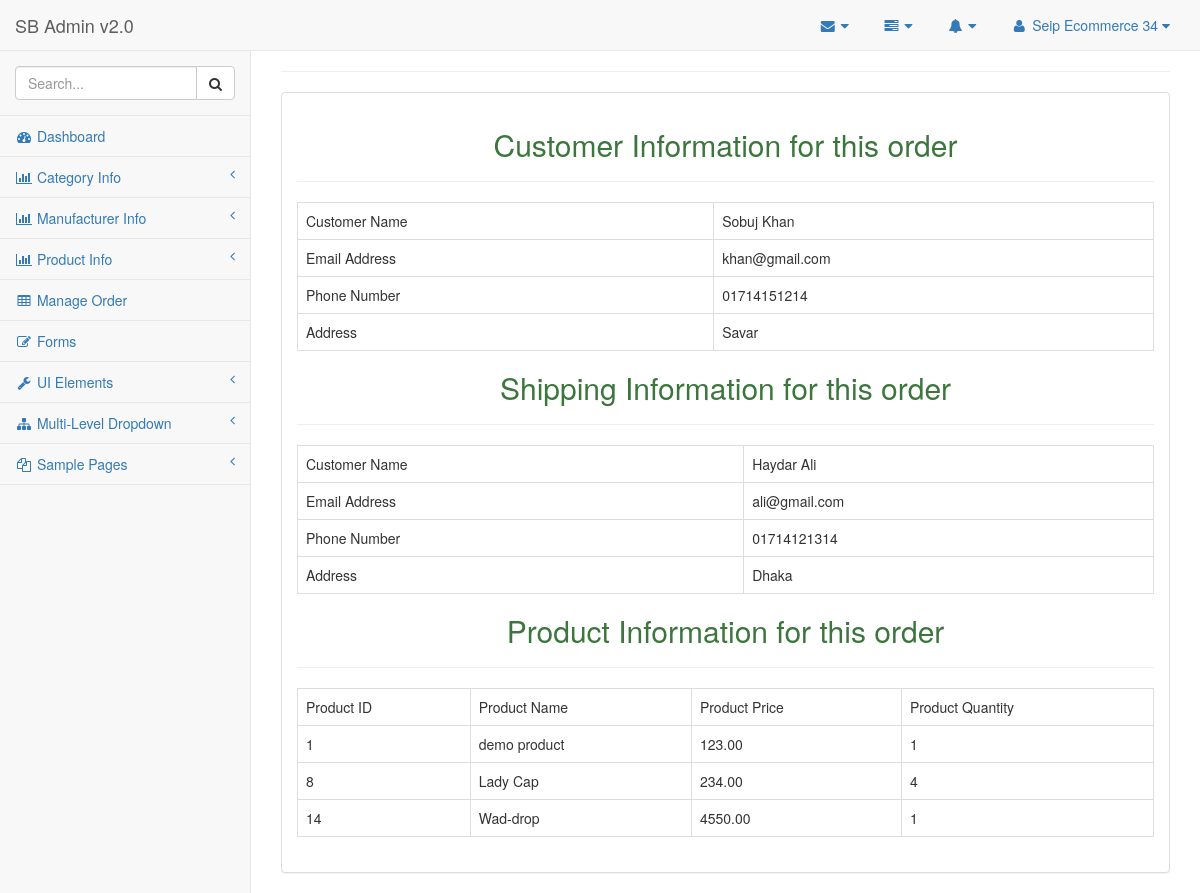
/admin/view_order.php?id=2 (signed in), run on the app's committed database.
### tables this page shows
CREATE TABLE `tbl_customer` (
  `customer_id` int(11) NOT NULL,
  `first_name` varchar(100) NOT NULL,
  `last_name` varchar(100) NOT NULL,
  `email_address` varchar(100) NOT NULL,
  `password` varchar(100) NOT NULL,
  `phone_number` varchar(30) NOT NULL,
  `address` text NOT NULL
);

CREATE TABLE `tbl_shipping` (
  `shipping_id` int(11) NOT NULL,
  `full_name` varchar(100) NOT NULL,
  `email_address` varchar(100) NOT NULL,
  `phone_number` varchar(30) NOT NULL,
  `address` text NOT NULL
);

CREATE TABLE `tbl_order_details` (
  `order_details_id` int(11) NOT NULL,
  `order_id` int(11) NOT NULL,
  `product_id` int(11) NOT NULL,
  `product_name` varchar(100) NOT NULL,
  `product_price` float(10,2) NOT NULL,
  `product_quantity` int(5) NOT NULL
);

### admin/view_order.php (called while the page is built, shortened)
<?php
include './admin_master.php';

### classes/db_connect.php (called while the page is built, shortened)
<?php
class Db_Connect {
    public function database_connection() {
        $host_name = 'localhost';
        $user_name = 'root';
        $password = '';
        $db_name = 'db_seip_ecommerce34';
        $db_con = mysqli_connect($host_name, $user_name, $password, $db_name);
        return $db_con;
    }
}

### classes/order.php (called while the page is built, shortened)
<?php
require_once 'db_connect.php';
class Order extends Db_Connect {
    protected $link;
    public function __construct() {
        $this->link = $this->database_connection();
    }
    public function select_customer_info_by_order_id($order_id) {
        $sql="SELECT c.* FROM tbl_order as o, tbl_customer as c WHERE o.customer_id = c.customer_id AND o.order_id = '$order_id' ";
        if(mysqli_query($this->link, $sql)) {
            $query_result = mysqli_query($this->link, $sql);
            return $query_result;
        } else {
            die('Query problem'.mysqli_error($this->link) );
        }
    }
    public function select_shipping_info_by_order_id($order_id) {
        $sql="SELECT s.* FROM tbl_order as o, tbl_shipping as s WHERE o.shipping_id = s.shipping_id AND o.order_id = '$order_id' ";
        if(mysqli_query($this->link, $sql)) {
            $query_result = mysqli_query($this->link, $sql);
            return $query_result;
        } else {
            die('Query problem'.mysqli_error($this->link) );
        }
    }
    public function select_product_info_by_order_id($order_id)  {
        $sql="SELECT od.* FROM tbl_order as o, tbl_order_details as od WHERE o.order_id = od.order_id AND o.order_id = '$order_id' ";
        if(mysqli_query($this->link, $sql)) {
            $query_result = mysqli_query($this->link, $sql);
            return $query_result;
        } else {
            die('Query problem'.mysqli_error($this->link) );
        }
    }
}

### admin/pages/view_order_content.php (the view)
<?php
    $order_id = $_GET['id'];
    $customer_query_result = $obj_order->select_customer_info_by_order_id($order_id);
    $customer_info = mysqli_fetch_assoc($customer_query_result);
    $shipping_query_result = $obj_order->select_shipping_info_by_order_id($order_id);
    $shipping_info = mysqli_fetch_assoc($shipping_query_result);
    $product_query_result = $obj_order->select_product_info_by_order_id($order_id);
?>
    <div class="row">
        <div class="col-lg-12">
            <hr/>
            <div class="panel panel-default">
                <div class="panel-body">
                    <h2 class="text-center text-success">Customer Information for this order </h2>
                    <hr/>
                    <table class="table table-bordered table-hover">
                            <tr>
                                <td>Customer Name</td>
                                <td><?php echo $customer_info['first_name'].' '.$customer_info['last_name']; ?></td>
                            </tr>
                            <tr>
                                <td>Email Address</td>
                                <td><?php echo $customer_info['email_address']; ?></td>
                            </tr>
                            <tr>
                                <td>Phone Number</td>
                                <td><?php echo $customer_info['phone_number']; ?></td>
                            </tr>
                            <tr>
                                <td>Address</td>
                                <td><?php echo $customer_info['address']; ?></td>
                            </tr>
                        </table>
                    <h2 class="text-center text-success">Shipping Information for this order </h2>
                    <hr/>
                    <table class="table table-bordered table-hover">
                            <tr>
                                <td>Customer Name</td>
                                <td><?php echo $shipping_info['full_name']; ?></td>
                            </tr>
                            <tr>
                                <td>Email Address</td>
                                <td><?php echo $shipping_info['email_address']; ?></td>
                            </tr>
                            <tr>
                                <td>Phone Number</td>
                                <td><?php echo $shipping_info['phone_number']; ?></td>
                            </tr>
                            <tr>
                                <td>Address</td>
                                <td><?php echo $shipping_info['address']; ?></td>
                            </tr>
                        </table>
                    <h2 class="text-center text-success">Product Information for this order </h2>
                    <hr/>
                    <table class="table table-bordered table-hover">
                            <tr>
                                <td>Product ID</td>
                                <td>Product Name</td>
                                <td>Product Price</td>
                                <td>Product Quantity</td>
                            </tr>
                            <?php while ($product_info  = mysqli_fetch_assoc($product_query_result)) { ?>
                            <tr>
                                <td><?php echo $product_info['product_id']; ?></td>
                                <td><?php echo $product_info['product_name']; ?></td>
                                <td><?php echo $product_info['product_price']; ?></td>
                                <td><?php echo $product_info['product_quantity']; ?></td>
                            </tr>
                            <?php } ?>
                        </table>
                </div>
            </div>
        </div>
    </div>

### data on the page
tbl_customer: first_name "Sobuj", last_name "Khan", email_address "khan@gmail.com", phone_number "01714151214", address "Savar"
tbl_shipping: full_name "Haydar Ali", email_address "ali@gmail.com", phone_number "01714121314", address "Dhaka"
tbl_order_details: product "1", product_name "demo product", product_price "123.00", product_quantity "1"
tbl_order_details: product "8", product_name "Lady Cap", product_price "234.00", product_quantity "4"
tbl_order_details: product "14", product_name "Wad-drop", product_price "4550.00", product_quantity "1"

### other printed values
$_SESSION['admin_name'] "Seip Ecommerce 34"
